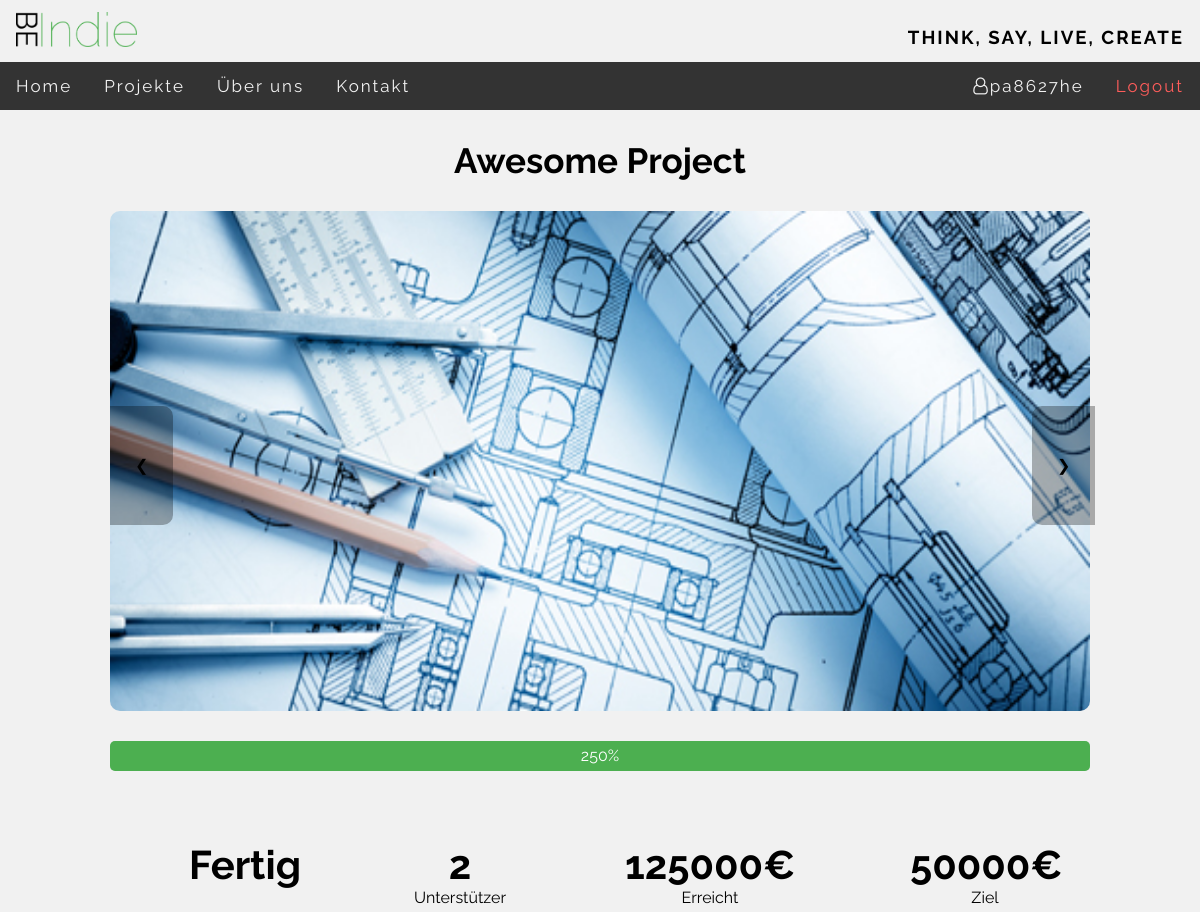
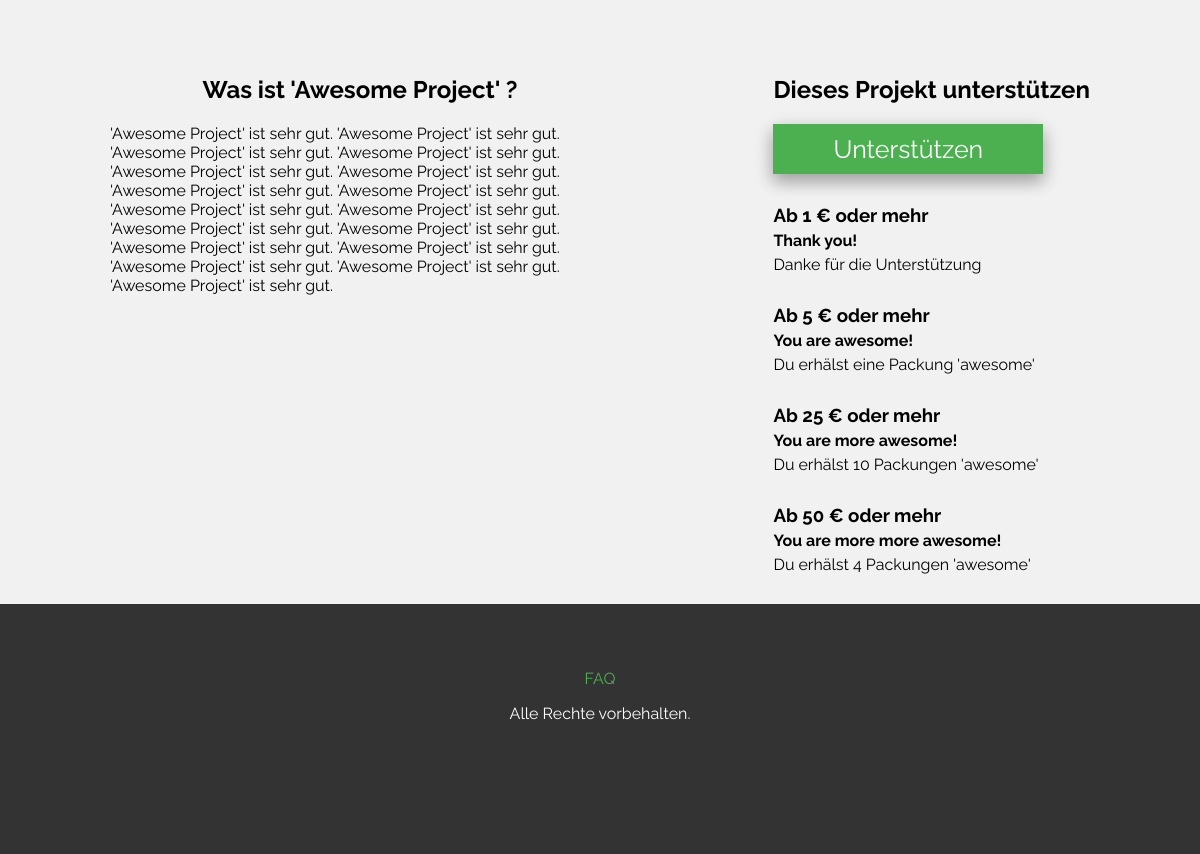
The app's page /BeIndie/index.php?page=projects&q=2 (signed in) with its own data (2 pictures, top to bottom).
### tables this page shows
CREATE TABLE `project` (
  `project_ID` int(11) NOT NULL,
  `creator` varchar(200) NOT NULL,
  `title` varchar(200) NOT NULL,
  `goal` int(11) NOT NULL,
  `current_status` int(11) NOT NULL,
  `start_date` date NOT NULL,
  `end_date` date NOT NULL,
  `category` varchar(200) NOT NULL,
  `description` text NOT NULL
);

CREATE TABLE `project_image` (
  `image_ID` int(11) NOT NULL,
  `project_ID` int(11) NOT NULL,
  `image_path` varchar(200) NOT NULL
);

CREATE TABLE `reward` (
  `reward_ID` int(11) NOT NULL,
  `project_ID` int(11) NOT NULL,
  `min_amount` int(11) NOT NULL,
  `r_title` varchar(50) NOT NULL,
  `r_text` varchar(200) NOT NULL
);

### BeIndie/includes/pages/projects/projects.php (the view, shortened to what this page needs)
<div id="all_projects">
    <?php
    include ("includes/functions/swConnect.php");
    ?>
    <?php
        $project_ID = $_GET["q"];
        $titel = "select * from project where project_ID = $project_ID";
        $result1 = mysqli_query($conn, $titel);
        $row1 = mysqli_fetch_array($result1);
        $current = "select current_status from project where project_ID = $project_ID";
        $result3 = mysqli_query($conn, $current);
        $row3 = mysqli_fetch_array($result3);
        $goal = "select goal from project where project_ID = $project_ID";
        $result4 = mysqli_query($conn, $goal);
        $row4 = mysqli_fetch_array($result4);
        $slideshow = "select image_path from project_image pi join project p on pi.project_ID = p.project_ID where pi.project_ID = $project_ID";
        $result2 = mysqli_query($conn, $slideshow);
        $hours= "select UNIX_TIMESTAMP(end_date) from project where project_ID = $project_ID";
        $result5 = mysqli_query($conn, $hours);
        $row5 = mysqli_fetch_array($result5);
        $time = round(($row5["UNIX_TIMESTAMP(end_date)"] - strtotime(date('Y-m-d')))/ 3600);
        $days = round(($row5["UNIX_TIMESTAMP(end_date)"] - strtotime(date('Y-m-d')))/ 86400);
        $backers = "select count(t.project_ID) from transaction t join project p on t.project_ID = p.project_ID where t.project_ID = $project_ID";
        $result6 = mysqli_query($conn, $backers);
        $row6 = mysqli_fetch_array($result6);
        $text = "select description from project where project_ID = $project_ID";
        $result7 = mysqli_query($conn, $text);
        $row7 = mysqli_fetch_array($result7);
        $rewards = "SELECT * from reward where project_ID = $project_ID order by min_amount asc";
        $result8 = mysqli_query($conn, $rewards);
    ?>
    <div id="project">
            <h1><?=  $row1["title"] ?></h1>
        <div id="slideshow">
        <?php
        while ($row2 = mysqli_fetch_array($result2)) {
        ?>
        <img class="slideshow" src=<?= $row2 ["image_path"] ?> >
        <?php }
        ?>
        <a class="left" onclick="plusDivs(-1)">&#10094;</a>
        <a class="right" onclick="plusDivs(1)">&#10095;</a>
        </div>
        <div id="progress">
          <div id="progressbar">
            <div id="label"><?= round($row3["current_status"] / $row4["goal"] * 100) . '%'  ?></div>
          </div>
        </div>
        <div id="info">
            <div id ="timetogo">
                <?php
                if ($time <= 0) { ?>
                <h2> <?php echo 'Fertig' ?> </h2>
                <?php }
                elseif ($time > 72) { ?>
                    <h2> <?php echo $days ?> </h2>
                    <p><b>Tage</b> bis zum Ziel</p>
                <?php }
                else { ?>
                   <h2><?php echo $time ?></h2>
                   <p><b>Stunden</b> bis zum Ziel</p>
                <?php } ?>
            </div>
            <div id ="backers">
                    <h2><?= $row6["count(t.project_ID)"]?></h2>
                    <p>Unterstützer</p>
            </div>
            <div id="amount">
            <h2> <?= $row3["current_status"]?>€</h2>
            <p>Erreicht</p>
            </div>
            <div id="goal">
            <h2> <?= $row4["goal"]?>€</h2>
            <p>Ziel</p>
            </div>
        </div>
            <div id ="Text">
                <div id ="desciption">
                    <h2>Was ist '<?= utf8_encode($row1["title"]) ?>' ?</h2>
                    <p><?= utf8_encode($row7["description"]) ?></p>
                </div>
           <div id ="backing">
                    <h2>Dieses Projekt unterstützen</h2>
                    <button type="button" >Unterstützen</button>
            <?php
            while ($row8 = mysqli_fetch_array($result8)){
            ?>
                    <h3>Ab <?= $row8["min_amount"]?> € oder mehr</h3>
                    <h4><?= utf8_encode($row8["r_title"])?></h4>
                    <p><?= utf8_encode($row8["r_text"]) ?></p>
            <?php  } ?>
            </div>
        </div>
    </div>
</div>

### BeIndie/index.php (shortened to what this page needs)
<?php
$pagePath = "includes/pages/start/start.php";
$cssPath = "";
$page = "start";
if (!empty($_GET['page'])) {
    $subPageBasepath = "includes/pages/" . $_GET['page'] . "/";
    $givenPath = $subPageBasepath . "/" . $_GET['page'] . ".php";
    $cssPath = $subPageBasepath . "css/" . $_GET['page'] . ".css";
    if (file_exists($givenPath)) {
        $pagePath = $givenPath;
        $page = $_GET['page'];
    }
}
?>
<!DOCTYPE html>
<html>
    <head>
        <link rel="stylesheet" href="https://cdnjs.cloudflare.com/ajax/libs/font-awesome/4.7.0/css/font-awesome.min.css">
        <link rel="stylesheet" type="text/css" href="css/style.css">
        <?php if ($cssPath != "") : ?>
            <link rel="stylesheet" href="<?php echo $cssPath; ?>">
        <?php endif; ?>
    </head>
    <body>
        <div class="container">
            <?php include("includes/header.php"); ?>
            <main>
                <?php include ($pagePath); ?>
            </main>
            <?php include("includes/footer.php"); ?>
        </div>
    </body>
</html>

### BeIndie/includes/header.php (shortened to what this page needs)
<header>
    <div id="nav">
        <div id="navhead">
            <a href="index.php"><img src="images/logo.png" alt="logo"/></a><h3>Think, say, live, create</h3>
        </div>
        <div id="navbar">
            <ul class="topnav" id="myTopnav">
                <li class="<?php if ($page == 'start') {echo "active";} ?>"><a href="index.php">Home</a></li>
                <li><a href="#">Projekte</a>
                </li>
                <li class="<?php if ($page == 'about') {echo "active";} ?>"><a href="index.php?page=about">Über uns</a></li>
                <li class="<?php if ($page == 'contact') {echo "active";} ?>"><a href="index.php?page=contact">Kontakt</a></li>
                <?php if(isset($_SESSION["username"])) {?>
                    <li id="logout" class='login'><a href="includes/functions/logout.php">Logout</a></li>
                    <li class="login"><a href="index.php?page=user_profile&id=<?=$_SESSION["user_id"]?>"><i class="fa fa-user-o" style="font-size:17px"></i><?=$_SESSION["username"]?></a></li>
                <?php }else {?>
                    <li class="login" onclick="document.getElementById('id01').style.display='block'"><a href="#login">Login</a></li>
                <?php } ?>
            </ul>
        </div>
    </div>
</header>

### BeIndie/includes/footer.php
<footer>
    <article>
        <p id="footer_link"><a href="index.php?page=faq">FAQ</a></p>
        <p>Alle Rechte vorbehalten.</p>
    </article>
</footer>

### BeIndie/css/style.css (style rules this page uses)
* { margin: 0; }
body { background-color: #f1f1f1; }
body,h2,h3,h4,h5,h6,h7 { font-family: 'Raleway', sans-serif; }
h1 { font-size: 35px; }
#navhead { padding-top: 12px; overflow: hidden; width: 100%; position: relative; background-color: #f1f1f1; transition: height 0.3s linear 0s, padding 0.3s linear 0s; }
#navhead img { max-height: 35px; padding: 0.01em 16px; }
#navhead h3 { float: right; line-height: 50px; text-transform: uppercase; letter-spacing: 2px; padding: 0.01em 16px; }
#navbar { margin-bottom: -4px; }
ul.topnav { clear: both; list-style-type: none; margin: 0; padding: 0; overflow: hidden; background-color: #333; width: 100%; height: 48px; display: inline-block; z-index: 10; }
ul.topnav li { float: left; }
ul.topnav li a { display: inline-block; color: #f2f2f2; text-align: center; padding: 14px 16px; text-decoration: none; transition: 0.3s; font-size: 17px; letter-spacing: 2px; position: relative; }
ul.topnav li.login { float: right; }
ul.topnav li#logout a { color: #ff5d5b; }
footer { clear: both; background-color: #333; color: white; height: 250px; text-align: center; }
footer article { padding-top: 50px; }
#footer_link a { line-height: 50px; text-decoration: none; color: #4CAF50; }

### BeIndie/includes/pages/projects/css/projects.css (style rules this page uses)
#project { width: 980px; margin: 0 auto; }
h1 { padding-top: 30px; padding-bottom: 30px; text-align: center; }
#slideshow img { margin: auto; width: 100%; border-radius: 10px; height: 500px; margin-bottom: 30px; }
#slideshow a { position:absolute; border:none; display:inline-block; outline:0; vertical-align:middle; overflow:hidden; cursor:pointer; background: none; transition-duration: 1s; padding:50px 25px; margin-top: -335px; background: rgba(0, 0, 0, 0.3); position:absolute; }
#slideshow a.left { border-radius: 0 10px 10px 0; }
#slideshow a.right { margin-left: 922px; border-radius: 10px 0 0 10px; }
h2 { text-align: center; margin-top: 50px; padding-bottom: 20px; padding-top: 20px; }
#progress { border-radius: 5px; position: relative; width: 100%; height: 30px; background-color: #ddd; z-index: -10; }
#progressbar { border-radius: 5px; position: absolute; max-width: 980px; height: 100%; background-color: #4CAF50; }
#label { text-align: center; line-height: 30px; color: white; }
#info h2 { font-size: 40px; text-align: center; padding-bottom: 0px; }
#timetogo { float:left; padding-left: 50px; width: 170px; padding-bottom: 10px; text-align: center; }
#backers { float:left; padding-left: 80px; width: 100px; padding-bottom: 10px; text-align: center; }
#amount { float:left; padding-left: 100px; width: 200px; padding-bottom: 10px; text-align: center; }
#goal { float:left; padding-left: 100px; width: 150px; padding-bottom: 10px; text-align: center; }
#desciption { float:left; max-width:500px; word-wrap:break-word; }
#backing { float:right; max-width:350px; word-wrap:break-word; }
#backing h2 { text-align: left; }
#backing h3,h4 { padding-bottom: 5px; }
#backing p { padding-bottom: 30px; }
#backing button { font-family: 'Raleway', sans-serif; background-color: #4CAF50; border: none; color: white; padding: 10px 60px; display: inline-block; margin-bottom: 30px; font-size: 25px; box-shadow:0 8px 16px 0 rgba(0,0,0,0.2),0 6px 20px 0 rgba(0,0,0,0.19); cursor:pointer; z-index: -10; }

### records on screen
project: title "Awesome Project", $row3["current_status"] / $row4["goal"] * 100 "250", current_status "125000", goal "50000", description "'Awesome Project' ist sehr gut. 'Awesome Project' ist sehr gut. 'Awesome Project' ist sehr gut. 'Awesome Project' ist sehr gut. 'Awesome Project' ist sehr gut. 'Awesome Project' ist sehr gut. 'Awesome Project' ist sehr gut. 'Awesome Project' ist sehr gut. 'Awesome Project' ist sehr gut. 'Awesome Project' ist sehr gut. 'Awesome Project' ist sehr gut. 'Awesome Project' ist sehr gut. 'Awesome Project' ist sehr gut. 'Awesome Project' ist sehr gut. 'Awesome Project' ist sehr gut. 'Awesome Project' ist sehr gut. 'Awesome Project' ist sehr gut."
project_image: image_path (picture)
reward: min_amount "1", r_title "Thank you!", r_text "Danke für die Unterstützung"
reward: min_amount "5", r_title "You are awesome!", r_text "Du erhälst eine Packung 'awesome'"
reward: min_amount "25", r_title "You are more awesome!", r_text "Du erhälst 10 Packungen 'awesome'"
reward: min_amount "50", r_title "You are more more awesome!", r_text "Du erhälst 4 Packungen 'awesome'"

### other values on screen
$_SESSION["username"] "pa8627he"
$row6["count(t.project_ID)"] "2"
